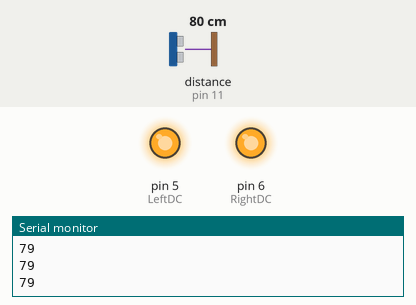
Simulated run of this sketch. Board: Arduino Uno, built with avr-gcc and run on an emulated ATmega328P. Shown: output pins drawn as LEDs (lit = HIGH), the last lines printed to the serial monitor. Wiring (inferred from the names in the program): ultrasonic range finder: trigger pin 10; echo pin 11. The test bench sets the inputs (shaded band); at power-on: distance to the obstacle (sensor on pin 11) 80 cm. The echo pulse lasts 58.3 µs per cm; pins used as bus, display or sensor lines are not drawn.

Above: at 1.2 s.
1.3 s: distance to the obstacle (sensor on pin 11) set to 38 cm
2.8 s: distance to the obstacle (sensor on pin 11) set to 33 cm
At 4.5 s:
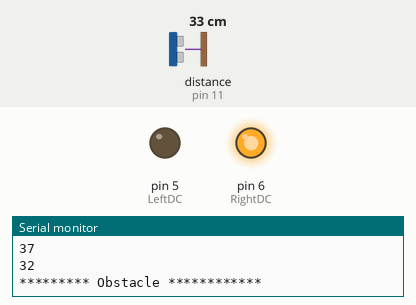
5.3 s: distance to the obstacle (sensor on pin 11) set to 60 cm
At 8.0 s:
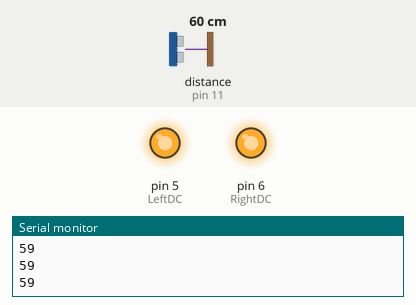
8.3 s: distance to the obstacle (sensor on pin 11) set to 2 cm
At 8.9 s:
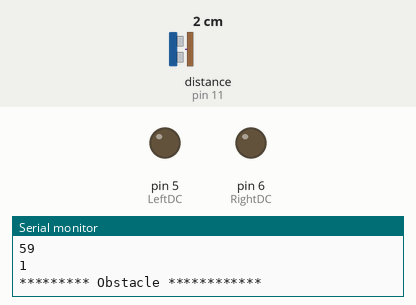
Timing chart, 0 to 11.8 s (numbered marks = the images above; inputs shaded):
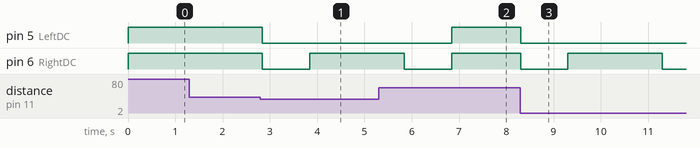

The sketch:

ODR.ino
```cpp
int triggerPin = 10;
int echoPin = 11;

int RightDC = 6;
int LeftDC = 5;

void setup() {
  // put your setup code here, to run once:
  pinMode(triggerPin, OUTPUT);
  pinMode(echoPin, INPUT);
  pinMode(RightDC, OUTPUT);
  pinMode(LeftDC, OUTPUT);
  Serial.begin(9600);
}

void loop() {
  // put your main code here, to run repeatedly:
  float duration;
  int distance;

  //digitalWrite(triggerPin, ); //triggering the wave(like blinking an LED)
 // delayMicroseconds(2);
  digitalWrite(triggerPin, HIGH);
  delayMicroseconds(10);
  digitalWrite(triggerPin, LOW);


  duration = pulseIn(echoPin, HIGH); //a special function for listening and waiting for the wave
  distance = (duration/2) / 29.1; //transforming the number to cm(if you want inches, you have to change the 29.1 with a suitable number

  Serial.println(distance);
  if(distance<35 )
  {

    Serial.println("********* Obstacle ************ ");
    digitalWrite(RightDC,LOW);
    digitalWrite(LeftDC, LOW);
    delay(1000);
    if (distance<35)
    {
    digitalWrite(RightDC, HIGH);
    delay(2000);
    digitalWrite(RightDC,LOW);
    delay(1000);
    }
  }

  else
  {

  digitalWrite(RightDC, HIGH);
  digitalWrite(LeftDC, HIGH);
  }


}
```

Measured:
- the behaviour switches between 36 and 35 cm on distance to the obstacle (sensor on pin 11) (found by bisection; images 0 and 1)
- after the input at 2.8 s, pin 5 (LeftDC): HIGH → LOW at once; pin 6 (RightDC): HIGH → LOW at once, → HIGH 1.0 s later
- after the input at 5.3 s, pin 5 (LeftDC): LOW → HIGH after 1.5 s
- after the input at 8.3 s, pin 5 (LeftDC): HIGH → LOW at once; pin 6 (RightDC): HIGH → LOW at once, → HIGH 1.0 s later, → LOW 2.0 s later
